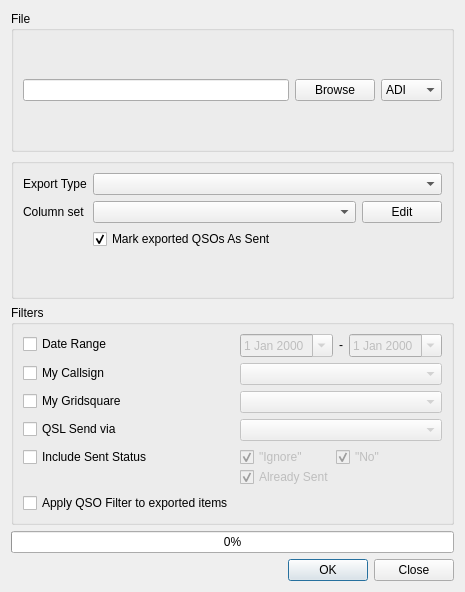
<?xml version="1.0" encoding="UTF-8"?>
<ui version="4.0">
 <class>ExportDialog</class>
 <widget class="QDialog" name="ExportDialog">
  <property name="geometry">
   <rect>
    <x>0</x>
    <y>0</y>
    <width>465</width>
    <height>592</height>
   </rect>
  </property>
  <property name="minimumSize">
   <size>
    <width>465</width>
    <height>0</height>
   </size>
  </property>
  <property name="windowTitle">
   <string>Export Selected QSOs</string>
  </property>
  <property name="modal">
   <bool>true</bool>
  </property>
  <layout class="QVBoxLayout" name="verticalLayout">
   <item>
    <widget class="QGroupBox" name="groupBox">
     <property name="title">
      <string>File</string>
     </property>
     <layout class="QGridLayout" name="gridLayout">
      <item row="0" column="0">
       <widget class="QLineEdit" name="fileEdit">
        <property name="focusPolicy">
         <enum>Qt::FocusPolicy::ClickFocus</enum>
        </property>
        <property name="readOnly">
         <bool>true</bool>
        </property>
       </widget>
      </item>
      <item row="0" column="1">
       <widget class="QPushButton" name="browseButton">
        <property name="text">
         <string>Browse</string>
        </property>
        <property name="icon">
         <iconset theme="folder-open"/>
        </property>
       </widget>
      </item>
      <item row="0" column="2">
       <widget class="QComboBox" name="typeSelect">
        <property name="sizePolicy">
         <sizepolicy hsizetype="Maximum" vsizetype="Fixed">
          <horstretch>0</horstretch>
          <verstretch>0</verstretch>
         </sizepolicy>
        </property>
        <item>
         <property name="text">
          <string notr="true">ADI</string>
         </property>
        </item>
        <item>
         <property name="text">
          <string>ADX</string>
         </property>
        </item>
        <item>
         <property name="text">
          <string>CSV</string>
         </property>
        </item>
        <item>
         <property name="text">
          <string>JSON</string>
         </property>
        </item>
       </widget>
      </item>
     </layout>
    </widget>
   </item>
   <item>
    <widget class="QGroupBox" name="settingGroup">
     <property name="sizePolicy">
      <sizepolicy hsizetype="Expanding" vsizetype="Preferred">
       <horstretch>0</horstretch>
       <verstretch>0</verstretch>
      </sizepolicy>
     </property>
     <property name="title">
      <string/>
     </property>
     <layout class="QFormLayout" name="formLayout_2">
      <item row="0" column="0">
       <widget class="QLabel" name="label">
        <property name="text">
         <string>Export Type</string>
        </property>
       </widget>
      </item>
      <item row="0" column="1">
       <widget class="QComboBox" name="exportTypeCombo">
        <property name="sizePolicy">
         <sizepolicy hsizetype="Expanding" vsizetype="Fixed">
          <horstretch>0</horstretch>
          <verstretch>0</verstretch>
         </sizepolicy>
        </property>
       </widget>
      </item>
      <item row="1" column="0">
       <widget class="QLabel" name="exportedColumnsLabel">
        <property name="text">
         <string>Column set</string>
        </property>
       </widget>
      </item>
      <item row="1" column="1">
       <layout class="QHBoxLayout" name="horizontalLayout_4">
        <property name="spacing">
         <number>6</number>
        </property>
        <item>
         <widget class="QComboBox" name="exportedColumnsCombo">
          <property name="sizePolicy">
           <sizepolicy hsizetype="Expanding" vsizetype="Fixed">
            <horstretch>0</horstretch>
            <verstretch>0</verstretch>
           </sizepolicy>
          </property>
          <property name="toolTip">
           <string>Select one of the pre-defined sets of columns or define your own set of columns</string>
          </property>
         </widget>
        </item>
        <item>
         <widget class="QPushButton" name="exportedColumnsButton">
          <property name="sizePolicy">
           <sizepolicy hsizetype="Maximum" vsizetype="Fixed">
            <horstretch>0</horstretch>
            <verstretch>0</verstretch>
           </sizepolicy>
          </property>
          <property name="toolTip">
           <string>Edit current set of columns</string>
          </property>
          <property name="text">
           <string>Edit</string>
          </property>
         </widget>
        </item>
       </layout>
      </item>
      <item row="2" column="1">
       <widget class="QCheckBox" name="markAsSentCheckbox">
        <property name="text">
         <string>Mark exported QSOs As Sent</string>
        </property>
        <property name="checked">
         <bool>true</bool>
        </property>
       </widget>
      </item>
     </layout>
    </widget>
   </item>
   <item>
    <widget class="QGroupBox" name="filterGroup">
     <property name="enabled">
      <bool>true</bool>
     </property>
     <property name="toolTip">
      <string>Export only QSOs that match the active filters</string>
     </property>
     <property name="title">
      <string>Filters</string>
     </property>
     <layout class="QFormLayout" name="formLayout">
      <item row="0" column="0">
       <widget class="QCheckBox" name="dateRangeCheckBox">
        <property name="sizePolicy">
         <sizepolicy hsizetype="Minimum" vsizetype="Maximum">
          <horstretch>0</horstretch>
          <verstretch>0</verstretch>
         </sizepolicy>
        </property>
        <property name="toolTip">
         <string>Export only QSOs that match the selected date range</string>
        </property>
        <property name="text">
         <string>Date Range</string>
        </property>
       </widget>
      </item>
      <item row="0" column="1">
       <layout class="QHBoxLayout" name="horizontalLayout">
        <item>
         <widget class="QDateEdit" name="startDateEdit">
          <property name="enabled">
           <bool>false</bool>
          </property>
          <property name="sizePolicy">
           <sizepolicy hsizetype="Maximum" vsizetype="Maximum">
            <horstretch>0</horstretch>
            <verstretch>0</verstretch>
           </sizepolicy>
          </property>
          <property name="focusPolicy">
           <enum>Qt::FocusPolicy::ClickFocus</enum>
          </property>
          <property name="toolTip">
           <string>Export only QSOs that match the selected date range</string>
          </property>
          <property name="calendarPopup">
           <bool>true</bool>
          </property>
         </widget>
        </item>
        <item>
         <widget class="QLabel" name="endDateLabel">
          <property name="sizePolicy">
           <sizepolicy hsizetype="Preferred" vsizetype="Maximum">
            <horstretch>0</horstretch>
            <verstretch>0</verstretch>
           </sizepolicy>
          </property>
          <property name="text">
           <string notr="true">-</string>
          </property>
          <property name="alignment">
           <set>Qt::AlignmentFlag::AlignCenter</set>
          </property>
         </widget>
        </item>
        <item>
         <widget class="QDateEdit" name="endDateEdit">
          <property name="enabled">
           <bool>false</bool>
          </property>
          <property name="sizePolicy">
           <sizepolicy hsizetype="Maximum" vsizetype="Maximum">
            <horstretch>0</horstretch>
            <verstretch>0</verstretch>
           </sizepolicy>
          </property>
          <property name="focusPolicy">
           <enum>Qt::FocusPolicy::ClickFocus</enum>
          </property>
          <property name="toolTip">
           <string>Export only QSOs that match the selected date range</string>
          </property>
          <property name="calendarPopup">
           <bool>true</bool>
          </property>
         </widget>
        </item>
        <item>
         <spacer name="horizontalSpacer_2">
          <property name="orientation">
           <enum>Qt::Orientation::Horizontal</enum>
          </property>
          <property name="sizeHint" stdset="0">
           <size>
            <width>40</width>
            <height>20</height>
           </size>
          </property>
         </spacer>
        </item>
       </layout>
      </item>
      <item row="1" column="0">
       <widget class="QCheckBox" name="myCallsignCheckBox">
        <property name="toolTip">
         <string>Export only QSOs that match the selected My Callsign</string>
        </property>
        <property name="text">
         <string>My Callsign</string>
        </property>
       </widget>
      </item>
      <item row="1" column="1">
       <widget class="QComboBox" name="myCallsignComboBox">
        <property name="enabled">
         <bool>false</bool>
        </property>
        <property name="toolTip">
         <string>Export only QSOs that match the selected My Callsign</string>
        </property>
       </widget>
      </item>
      <item row="2" column="0">
       <widget class="QCheckBox" name="myGridCheckBox">
        <property name="toolTip">
         <string>Export only QSOs that match the selected My Gridsquare</string>
        </property>
        <property name="text">
         <string>My Gridsquare</string>
        </property>
       </widget>
      </item>
      <item row="2" column="1">
       <widget class="QComboBox" name="myGridComboBox">
        <property name="enabled">
         <bool>false</bool>
        </property>
        <property name="toolTip">
         <string>Export only QSOs that match the selected My Gridsquare</string>
        </property>
       </widget>
      </item>
      <item row="3" column="0">
       <widget class="QCheckBox" name="qslSendViaCheckbox">
        <property name="toolTip">
         <string>Export only QSOs that match the selected QSL Send Via value</string>
        </property>
        <property name="text">
         <string>QSL Send via</string>
        </property>
       </widget>
      </item>
      <item row="3" column="1">
       <widget class="QComboBox" name="qslSendViaComboBox">
        <property name="enabled">
         <bool>false</bool>
        </property>
        <property name="toolTip">
         <string>Export only QSOs that match the selected QSL Send Via value</string>
        </property>
       </widget>
      </item>
      <item row="5" column="0">
       <widget class="QCheckBox" name="addlSentStatusCheckbox">
        <property name="toolTip">
         <string>Include unusual QSO Sent statuses</string>
        </property>
        <property name="text">
         <string>Include Sent Status</string>
        </property>
       </widget>
      </item>
      <item row="5" column="1">
       <layout class="QHBoxLayout" name="sentStatusLayout">
        <item>
         <layout class="QVBoxLayout" name="verticalLayout_2">
          <property name="spacing">
           <number>0</number>
          </property>
          <property name="topMargin">
           <number>0</number>
          </property>
          <property name="rightMargin">
           <number>0</number>
          </property>
          <item>
           <layout class="QHBoxLayout" name="horizontalLayout_2">
            <property name="rightMargin">
             <number>10</number>
            </property>
            <item>
             <widget class="QCheckBox" name="addlSentStatusICheckBox">
              <property name="enabled">
               <bool>false</bool>
              </property>
              <property name="sizePolicy">
               <sizepolicy hsizetype="Expanding" vsizetype="Fixed">
                <horstretch>0</horstretch>
                <verstretch>0</verstretch>
               </sizepolicy>
              </property>
              <property name="toolTip">
               <string>Under normal circumstances this status means &lt;b&gt;&quot;Ignore/Invalid&quot;&lt;/b&gt;.&lt;br/&gt;However, it may sometimes be wanted to ignore this setting when sending a QSL.</string>
              </property>
              <property name="text">
               <string>&quot;Ignore&quot;</string>
              </property>
              <property name="checked">
               <bool>true</bool>
              </property>
             </widget>
            </item>
            <item>
             <widget class="QCheckBox" name="addlSentStatusNCheckBox">
              <property name="enabled">
               <bool>false</bool>
              </property>
              <property name="sizePolicy">
               <sizepolicy hsizetype="Expanding" vsizetype="Fixed">
                <horstretch>0</horstretch>
                <verstretch>0</verstretch>
               </sizepolicy>
              </property>
              <property name="toolTip">
               <string>Under normal circumstances this status means &lt;b&gt;&quot;do not send&quot;&lt;/b&gt;.&lt;br/&gt;However, it may sometimes be wanted to ignore this setting when sending a QSL.</string>
              </property>
              <property name="text">
               <string>&quot;No&quot;</string>
              </property>
              <property name="checked">
               <bool>true</bool>
              </property>
             </widget>
            </item>
           </layout>
          </item>
          <item>
           <layout class="QHBoxLayout" name="horizontalLayout_3">
            <property name="topMargin">
             <number>0</number>
            </property>
            <property name="rightMargin">
             <number>0</number>
            </property>
            <item>
             <widget class="QCheckBox" name="addlSentStatusAlreadySentCheckBox">
              <property name="enabled">
               <bool>false</bool>
              </property>
              <property name="sizePolicy">
               <sizepolicy hsizetype="Expanding" vsizetype="Fixed">
                <horstretch>0</horstretch>
                <verstretch>0</verstretch>
               </sizepolicy>
              </property>
              <property name="toolTip">
               <string>Resend already sent QSOs</string>
              </property>
              <property name="text">
               <string>Already Sent</string>
              </property>
              <property name="checked">
               <bool>true</bool>
              </property>
             </widget>
            </item>
           </layout>
          </item>
         </layout>
        </item>
       </layout>
      </item>
      <item row="6" column="0">
       <widget class="QCheckBox" name="applyQSOFilterCheckbox">
        <property name="toolTip">
         <string>&lt;html&gt;&lt;head/&gt;&lt;body&gt;&lt;p&gt;Export only QSOs that match the selected user QSO Filter&lt;/p&gt;&lt;/body&gt;&lt;/html&gt;</string>
        </property>
        <property name="text">
         <string>Apply QSO Filter to exported items</string>
        </property>
       </widget>
      </item>
     </layout>
    </widget>
   </item>
   <item>
    <widget class="QProgressBar" name="progressBar">
     <property name="value">
      <number>0</number>
     </property>
    </widget>
   </item>
   <item>
    <widget class="QDialogButtonBox" name="buttonBox">
     <property name="orientation">
      <enum>Qt::Orientation::Horizontal</enum>
     </property>
     <property name="standardButtons">
      <set>QDialogButtonBox::StandardButton::Close|QDialogButtonBox::StandardButton::Ok</set>
     </property>
    </widget>
   </item>
  </layout>
 </widget>
 <tabstops>
  <tabstop>browseButton</tabstop>
  <tabstop>typeSelect</tabstop>
  <tabstop>exportTypeCombo</tabstop>
  <tabstop>exportedColumnsCombo</tabstop>
  <tabstop>exportedColumnsButton</tabstop>
  <tabstop>markAsSentCheckbox</tabstop>
  <tabstop>dateRangeCheckBox</tabstop>
  <tabstop>myCallsignCheckBox</tabstop>
  <tabstop>myCallsignComboBox</tabstop>
  <tabstop>myGridCheckBox</tabstop>
  <tabstop>myGridComboBox</tabstop>
  <tabstop>qslSendViaCheckbox</tabstop>
  <tabstop>qslSendViaComboBox</tabstop>
  <tabstop>addlSentStatusCheckbox</tabstop>
  <tabstop>addlSentStatusICheckBox</tabstop>
  <tabstop>addlSentStatusNCheckBox</tabstop>
  <tabstop>addlSentStatusAlreadySentCheckBox</tabstop>
 </tabstops>
 <resources/>
 <connections>
  <connection>
   <sender>buttonBox</sender>
   <signal>accepted()</signal>
   <receiver>ExportDialog</receiver>
   <slot>runExport()</slot>
   <hints>
    <hint type="sourcelabel">
     <x>257</x>
     <y>461</y>
    </hint>
    <hint type="destinationlabel">
     <x>157</x>
     <y>274</y>
    </hint>
   </hints>
  </connection>
  <connection>
   <sender>buttonBox</sender>
   <signal>rejected()</signal>
   <receiver>ExportDialog</receiver>
   <slot>reject()</slot>
   <hints>
    <hint type="sourcelabel">
     <x>325</x>
     <y>461</y>
    </hint>
    <hint type="destinationlabel">
     <x>286</x>
     <y>274</y>
    </hint>
   </hints>
  </connection>
  <connection>
   <sender>browseButton</sender>
   <signal>clicked()</signal>
   <receiver>ExportDialog</receiver>
   <slot>browse()</slot>
   <hints>
    <hint type="sourcelabel">
     <x>441</x>
     <y>65</y>
    </hint>
    <hint type="destinationlabel">
     <x>157</x>
     <y>91</y>
    </hint>
   </hints>
  </connection>
  <connection>
   <sender>dateRangeCheckBox</sender>
   <signal>stateChanged(int)</signal>
   <receiver>ExportDialog</receiver>
   <slot>toggleDateRange()</slot>
   <hints>
    <hint type="sourcelabel">
     <x>124</x>
     <y>258</y>
    </hint>
    <hint type="destinationlabel">
     <x>157</x>
     <y>91</y>
    </hint>
   </hints>
  </connection>
  <connection>
   <sender>myCallsignCheckBox</sender>
   <signal>stateChanged(int)</signal>
   <receiver>ExportDialog</receiver>
   <slot>toggleMyCallsign()</slot>
   <hints>
    <hint type="sourcelabel">
     <x>93</x>
     <y>292</y>
    </hint>
    <hint type="destinationlabel">
     <x>232</x>
     <y>142</y>
    </hint>
   </hints>
  </connection>
  <connection>
   <sender>myGridCheckBox</sender>
   <signal>stateChanged(int)</signal>
   <receiver>ExportDialog</receiver>
   <slot>toggleMyGridsquare()</slot>
   <hints>
    <hint type="sourcelabel">
     <x>103</x>
     <y>323</y>
    </hint>
    <hint type="destinationlabel">
     <x>232</x>
     <y>142</y>
    </hint>
   </hints>
  </connection>
  <connection>
   <sender>myCallsignComboBox</sender>
   <signal>currentTextChanged(QString)</signal>
   <receiver>ExportDialog</receiver>
   <slot>myCallsignChanged(QString)</slot>
   <hints>
    <hint type="sourcelabel">
     <x>515</x>
     <y>294</y>
    </hint>
    <hint type="destinationlabel">
     <x>232</x>
     <y>142</y>
    </hint>
   </hints>
  </connection>
  <connection>
   <sender>exportedColumnsButton</sender>
   <signal>clicked()</signal>
   <receiver>ExportDialog</receiver>
   <slot>showColumnsSetting()</slot>
   <hints>
    <hint type="sourcelabel">
     <x>495</x>
     <y>155</y>
    </hint>
    <hint type="destinationlabel">
     <x>232</x>
     <y>179</y>
    </hint>
   </hints>
  </connection>
  <connection>
   <sender>qslSendViaCheckbox</sender>
   <signal>stateChanged(int)</signal>
   <receiver>ExportDialog</receiver>
   <slot>toggleQslSendVia()</slot>
   <hints>
    <hint type="sourcelabel">
     <x>98</x>
     <y>354</y>
    </hint>
    <hint type="destinationlabel">
     <x>232</x>
     <y>212</y>
    </hint>
   </hints>
  </connection>
  <connection>
   <sender>exportTypeCombo</sender>
   <signal>currentIndexChanged(int)</signal>
   <receiver>ExportDialog</receiver>
   <slot>exportTypeChanged(int)</slot>
   <hints>
    <hint type="sourcelabel">
     <x>448</x>
     <y>123</y>
    </hint>
    <hint type="destinationlabel">
     <x>232</x>
     <y>212</y>
    </hint>
   </hints>
  </connection>
  <connection>
   <sender>exportedColumnsCombo</sender>
   <signal>currentIndexChanged(int)</signal>
   <receiver>ExportDialog</receiver>
   <slot>exportedColumnsComboChanged(int)</slot>
   <hints>
    <hint type="sourcelabel">
     <x>428</x>
     <y>155</y>
    </hint>
    <hint type="destinationlabel">
     <x>232</x>
     <y>229</y>
    </hint>
   </hints>
  </connection>
  <connection>
   <sender>addlSentStatusCheckbox</sender>
   <signal>stateChanged(int)</signal>
   <receiver>ExportDialog</receiver>
   <slot>toggleSentStatus()</slot>
   <hints>
    <hint type="sourcelabel">
     <x>153</x>
     <y>385</y>
    </hint>
    <hint type="destinationlabel">
     <x>237</x>
     <y>220</y>
    </hint>
   </hints>
  </connection>
 </connections>
 <slots>
  <slot>toggleDateRange()</slot>
  <slot>browse()</slot>
  <slot>runExport()</slot>
  <slot>toggleMyCallsign()</slot>
  <slot>toggleMyGridsquare()</slot>
  <slot>myCallsignChanged(QString)</slot>
  <slot>showColumnsSetting()</slot>
  <slot>toggleQslSendVia()</slot>
  <slot>exportTypeChanged(int)</slot>
  <slot>exportedColumnsComboChanged(int)</slot>
  <slot>toggleSentStatus()</slot>
 </slots>
</ui>
